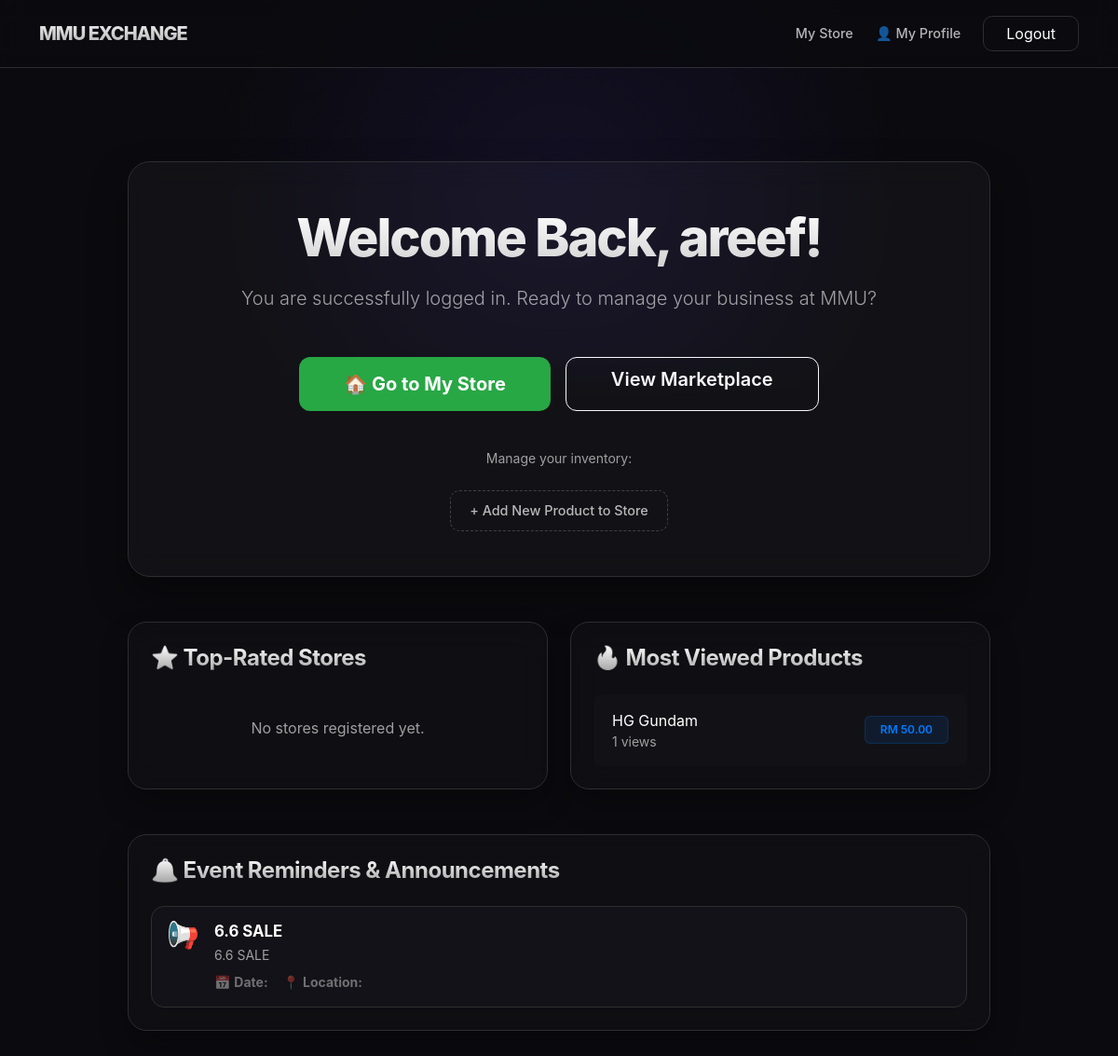
/dashboard (signed in), run on an earlier commit of the app's database.
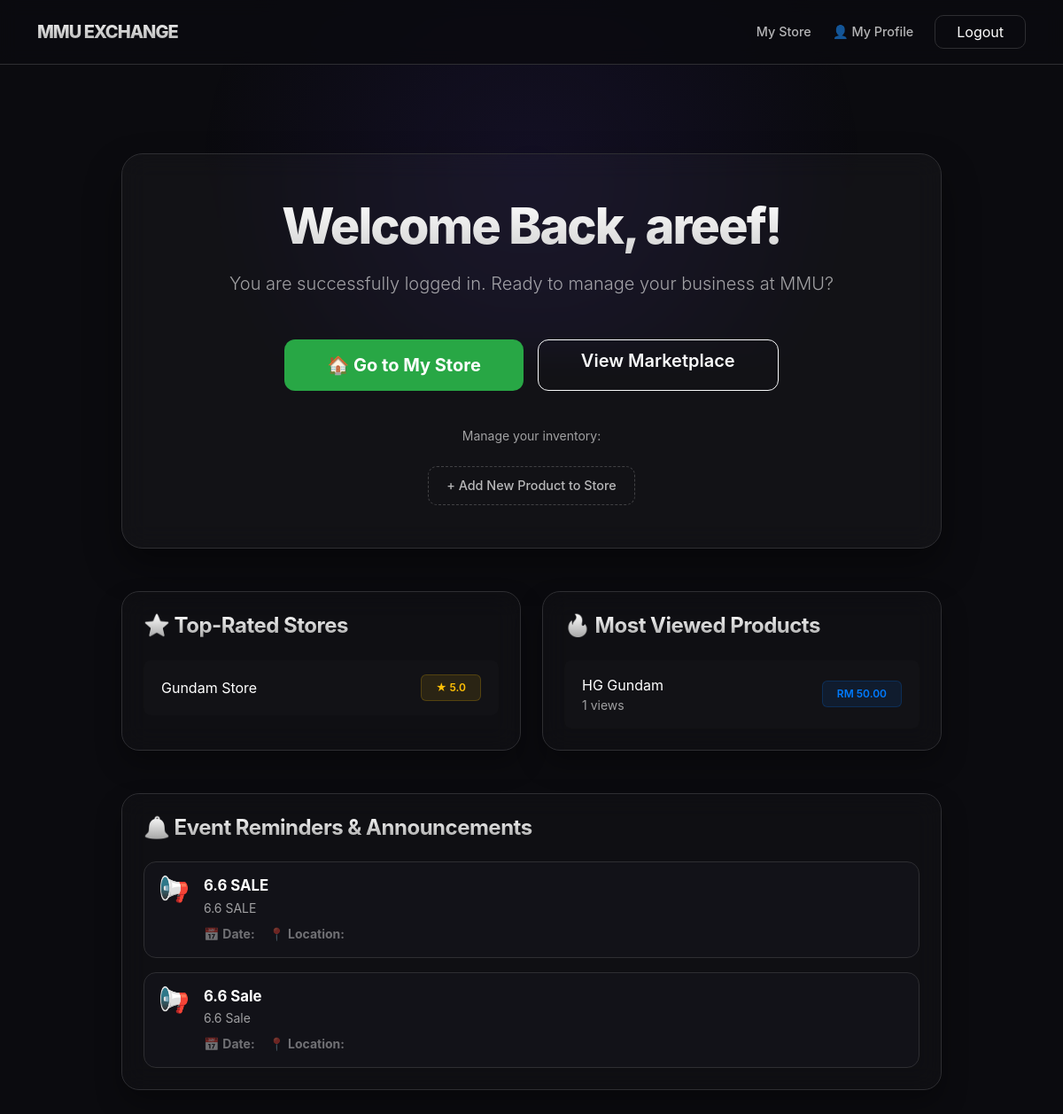
And on a later commit of the database.
### app.py (models this page shows)
class User(db.Model, UserMixin):
    id = db.Column(db.Integer, primary_key=True)                                             #identity column for user
    username = db.Column(db.String(20), nullable=False, unique=True)                         #both of these fields cant be empty
    password = db.Column(db.String(80), nullable=False)
    store = db.relationship('Store',backref='owner',uselist=False)                            #relationship (User -> Store)

class Product(db.Model):
    id = db.Column(db.Integer, primary_key=True)                                               #creates unique id for every product
    name = db.Column(
        db.String(100),                                                                        #maximum 100 characters
        nullable=False                                                                         #cant leave this field empty
    )
    price = db.Column(
        db.Float,                                                                               #allow decimal numbers
        nullable=False
    )
    category = db.Column(
        db.String(50)
    )
    image_url = db.Column(                                                                      #store image links to display images on the website
        db.String(500)
    )
    store_id = db.Column(                                                                        #connects Product -> Store
        db.Integer,
        db.ForeignKey('store.id'),
        nullable=False
    )

class Event(db.Model):                                                                                      #event
    id = db.Column(db.Integer,primary_key=True)
    title = db.Column(db.String(100),nullable=False)
    description = db.Column(db.String(300))
    event_date = db.Column(db.DateTime(timezone=True),nullable=False)
    created_at = db.Column(db.DateTime(timezone=True),default=lambda: datetime.now(timezone.utc))

class Store(db.Model):
    id = db.Column(db.Integer, primary_key=True)
    name = db.Column(db.String(100), nullable=False)
    description = db.Column(db.String(200))
    phone_number = db.Column(db.String(20), nullable=True)                                 #phone number support
    rating = db.Column(
        db.Float,
        default=0
    )
    user_id = db.Column(
        db.Integer,
        db.ForeignKey('user.id'),
        nullable=False
    )

### app.py (the view)
@app.route('/dashboard', methods=['GET', 'POST'])
@login_required
def dashboard():
    user_stores = Store.query.filter_by(
        user_id=current_user.id
    ).all()
    top_rated_stores = db.session.query(
        Store.name,
        func.avg(StoreRating.rating).label('avg_rating')
    ).join(
        StoreRating,
        Store.id == StoreRating.store_id
    ).group_by(
        Store.id
    ).order_by(
        func.avg(StoreRating.rating).desc()
    ).limit(5).all()
    most_viewed_products = db.session.query(
    Product,
    func.count(ProductView.id).label('views')
).join(
    ProductView,
    Product.id == ProductView.product_id
).group_by(
    Product.id
).order_by(
    func.count(ProductView.id).desc()
).limit(5).all()
    upcoming_events = Event.query.filter(
        Event.event_date >= datetime.now(timezone.utc)
    ).order_by(
        Event.event_date.asc()
    ).all()
    notifications = Notification.query.filter_by(
        user_id=current_user.id,
        is_read=False
    ).all()
    return render_template(
    'dashboard.html',
    username=current_user.username,
    stores=top_rated_stores,
    products=most_viewed_products,
    events=upcoming_events,
    notifications=notifications
)

### app.py (called while the page is built)
@Login_manager.user_loader                                                                   #allows app and flask login to work together when logging in
def load_user(user_id):
    return User.query.get(int(user_id))

### templates/dashboard.html (shortened to what this page needs)
<!DOCTYPE html>
<html lang="en">
<head>
    <link href="https://cdn.jsdelivr.net/npm/bootstrap@5.3.0/dist/css/bootstrap.min.css" rel="stylesheet">
</head>
<body>
    <div class="glow"></div>
    <nav class="navbar navbar-expand-lg navbar-dark sticky-top">
        <div class="container">
            <a class="navbar-brand" href="{{ url_for('home') }}">MMU EXCHANGE</a>
            <div class="ms-auto d-flex align-items-center gap-4">
                {% if current_user.store %}
                    <a href="{{ url_for('my_store') }}" class="nav-link-custom">My Store</a>
                {% endif %}
                <a href="{{ url_for('profile') }}" class="nav-link-custom">👤 My Profile</a>
                <a class="btn btn-logout px-4" href="{{ url_for('logout') }}">Logout</a>
            </div>
        </div>
    </nav>
    <div class="container pb-5">
        <div class="row justify-content-center">
            <div class="col-md-10 text-center">
                <div class="card welcome-card">
                    <div class="card-body p-5">
                        <h1 class="display-4 mb-3">Welcome Back, {{ current_user.username }}!</h1>
                        <p class="lead text-muted-custom mb-5">You are successfully logged in. Ready to manage your business at MMU?</p>
                        <div class="d-flex flex-column align-items-center gap-3">
                            <div class="d-grid gap-3 d-sm-flex justify-content-sm-center">
                                {% if current_user.store %}
                                    <a href="{{ url_for('my_store') }}" class="btn btn-my-store btn-lg px-5">
                                        🏠 Go to My Store
                                    </a>
                                 {% else %}
                                    <a href="{{ url_for('register_store') }}" class="btn btn-register btn-lg px-5">
                                        + Register Your Store
                                    </a>
                                {% endif %}
                                <a href="{{ url_for('products') }}" class="btn btn-outline-light btn-marketplace btn-lg px-5">
                                    View Marketplace
                                </a>
                            </div>
                            {% if current_user.store %}
                                <p class="text-muted-custom mt-4 mb-2 small">Manage your inventory:</p>
                                <a href="{{ url_for('add_product') }}" class="nav-link-custom" style="border: 1px dashed rgba(255,255,255,0.2); padding: 10px 20px; border-radius: 10px;">
                                    + Add New Product to Store
                                </a>
                            {% endif %}
                        </div>
                    </div>
                </div>
            </div>
        </div>
        <div class="row justify-content-center mt-5">
            <div class="col-md-10">
                <div class="row g-4">
                   <div class="col-md-6">
    <div class="card analytics-card h-100">
        <div class="card-body p-4">
            <h4 class="section-title mb-4">
                ⭐ Top-Rated Stores
            </h4>
            <div class="list-group list-group-flush rounded-3 overflow-hidden">
                {% if stores %}
                    {% for store in stores %}
                    <div class="list-group-item list-group-item-custom d-flex justify-content-between align-items-center">
                        <span>{{ store.name }}</span>
                        <span class="badge badge-rating px-3 py-2">
                            ★ {{ "%.1f"|format(store.avg_rating) }}
                        </span>
                    </div>
                    {% endfor %}
                {% else %}
                    <div class="text-center text-muted-custom py-4">
                        No stores registered yet.
                    </div>
                {% endif %}
            </div>
        </div>
    </div>
</div>
                    <div class="col-md-6">
    <div class="card analytics-card h-100">
        <div class="card-body p-4">
            <h4 class="section-title mb-4">
                🔥 Most Viewed Products
            </h4>
            <div class="list-group list-group-flush rounded-3 overflow-hidden">
                {% if products %}
                    {% for product in products %}
                    <div class="list-group-item list-group-item-custom d-flex justify-content-between align-items-center">
                        <div>
                            <span>{{ product[0].name }}</span>
                            <small class="text-muted-custom d-block">
                                {{ product[1] }} views
                            </small>
                        </div>
                        <span class="badge badge-views px-3 py-2">
                            RM {{ "%.2f"|format(product[0].price) }}
                        </span>
                    </div>
                    {% endfor %}
                {% else %}
                    <div class="text-center text-muted-custom py-4">
                        No products available yet.
                    </div>
                {% endif %}
            </div>
        </div>
    </div>
</div>
                </div>
            </div>
        </div>
        <div class="row justify-content-center mt-5">
            <div class="col-md-10">
                <div class="card analytics-card">
                    <div class="card-body p-4">
                        <div class="d-flex justify-content-between align-items-center mb-4">
                            <h4 class="section-title mb-0">🔔 Event Reminders & Announcements</h4>
                        </div>
                        <div class="row g-3">
                            {% if events %}
                                {% for event in events %}
                                <div class="col-12">
                                    <div class="p-3 event-box d-flex align-items-start justify-content-between gap-3">
                                        <div class="d-flex align-items-start gap-3">
                                            <div class="fs-3" style="color: #a288ff; line-height: 1;">📢</div>
                                            <div>
                                                <h5 class="mb-1 text-white fw-bold" style="font-size: 1.05rem;">{{ event.title }}</h5>
                                                <p class="mb-2 small" style="color: rgba(255,255,255,0.6); line-height: 1.5;">{{ event.description }}</p>
                                                <div class="d-flex flex-wrap gap-3 small" style="color: rgba(255,255,255,0.4);">
                                                    <span>📅 <strong>Date:</strong> {{ event.date }}</span>
                                                    <span>📍 <strong>Location:</strong> {{ event.location }}</span>
                                                </div>
                                            </div>
                                        </div>
                                    </div>
                                </div>
                                {% endfor %}
                            {% else %}
                                <div class="col-12 text-center text-muted-custom py-4">
                                    No active events or reminders at the moment.
                                </div>
                            {% endif %}
                        </div>
                    </div>
                </div>
            </div>
        </div>
    </div>
</body>
</html>

### templates/dashboard.html (style rules this page uses)
body { background-color: #0b0b0f; min-height: 100vh; color: white; font-family: 'Inter', -apple-system, sans-serif; margin: 0; }
.glow { position: fixed; top: 0; left: 50%; transform: translateX(-50%); width: 1000px; height: 400px; background: radial-gradient(circle, rgba(94, 59, 238, 0.1) 0%, rgba(11, 11, 15, 0) 70%); z-index: 0; pointer-events: none; }
.navbar { background: rgba(11, 11, 15, 0.8) !important; backdrop-filter: blur(10px); border-bottom: 1px solid #2e2e32; padding: 1rem 0; z-index: 10; }
.navbar-brand { font-weight: 800; letter-spacing: -1px; background: linear-gradient(180deg, #ffffff 0%, #a2a2a2 100%); -webkit-background-clip: text; -webkit-text-fill-color: transparent; }
.welcome-card { margin-top: 100px; background: rgba(255, 255, 255, 0.03); backdrop-filter: blur(15px); border-radius: 24px; border: 1px solid #2e2e32; box-shadow: 0 20px 40px rgba(0, 0, 0, 0.4); position: relative; z-index: 1; }
.analytics-card { background: rgba(255, 255, 255, 0.02); backdrop-filter: blur(15px); border-radius: 20px; border: 1px solid #2e2e32; box-shadow: 0 15px 30px rgba(0, 0, 0, 0.3); position: relative; z-index: 1; }
.display-4 { font-weight: 800; letter-spacing: -2px; background: linear-gradient(180deg, #ffffff 0%, #d1d1d1 100%); -webkit-background-clip: text; -webkit-text-fill-color: transparent; }
.section-title { font-weight: 700; letter-spacing: -0.5px; background: linear-gradient(180deg, #ffffff 0%, #a2a2a2 100%); -webkit-background-clip: text; -webkit-text-fill-color: transparent; }
.text-muted-custom { color: rgba(255, 255, 255, 0.6); }
.btn-my-store { background-color: #28a745; color: white; font-weight: 700; border-radius: 12px; padding: 14px 32px; transition: 0.3s; border: none; }
.btn-logout { border: 1px solid #2e2e32; color: #ffffff; border-radius: 10px; transition: 0.2s; }
.nav-link-custom { color: rgba(255, 255, 255, 0.7); text-decoration: none; font-size: 0.9rem; font-weight: 500; transition: 0.2s; display: inline-block; }
.btn-marketplace { border-radius: 12px; font-weight: 600; transition: 0.3s; }
.list-group-item-custom { background: rgba(255, 255, 255, 0.01) !important; border-bottom: 1px solid #1f1f23 !important; color: white !important; padding: 1rem 1.25rem; }
.list-group-item-custom:last-child { border-bottom: none !important; }
.badge-rating { background: rgba(255, 193, 7, 0.1); color: #ffc107; border: 1px solid rgba(255, 193, 7, 0.2); font-weight: 600; }
.badge-views { background: rgba(0, 123, 255, 0.1); color: #007bff; border: 1px solid rgba(0, 123, 255, 0.2); font-weight: 600; }
.event-box { background: rgba(162, 136, 255, 0.02); border: 1px solid #2e2e32; border-radius: 14px; transition: all 0.3s ease; }

What changed in the data, as far as the page shows it:
now on this page (row unchanged): Store: name "Gundam Store", avg_rating "5.0"
added Event: title "6.6 Sale", description "6.6 Sale"
Also different on the page:
text no longer shown: "No stores registered yet."
